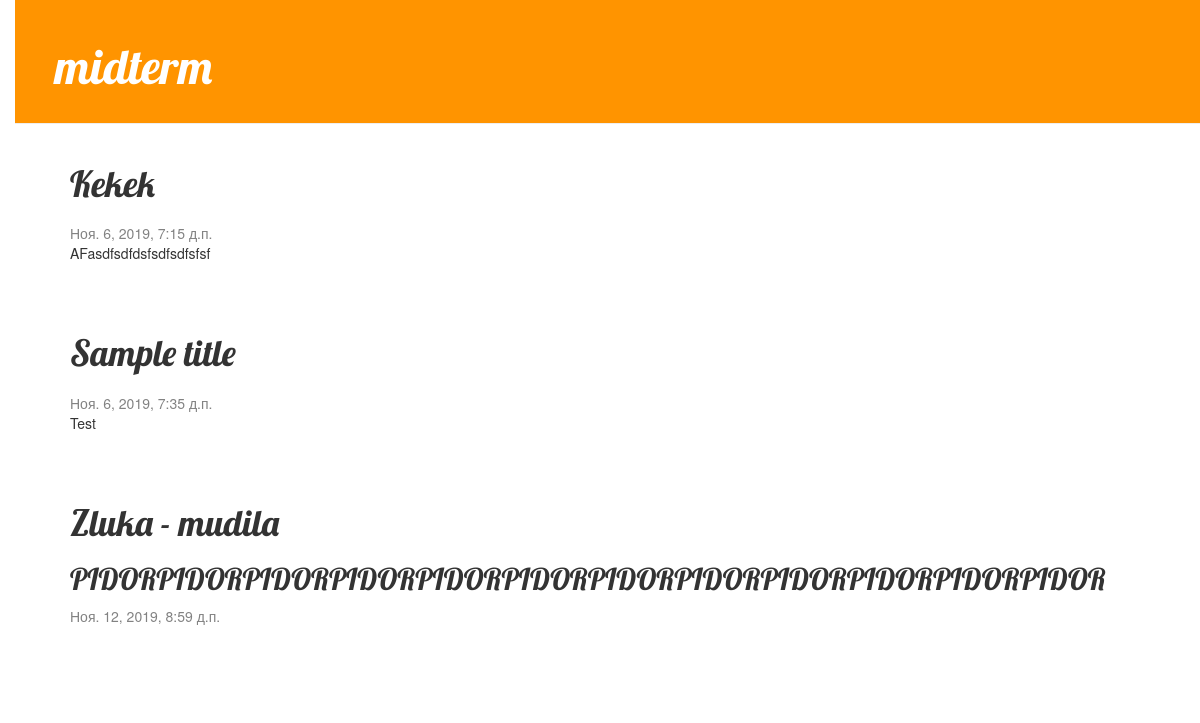
The page / on the database its author committed.
### blog/models.py (models this page shows, shortened)
class Post(models.Model):
    post_author = models.CharField(max_length=200, default='')
    post = models.TextField()
    title = models.CharField(max_length=200)
    scheduled_date = models.DateTimeField(default=timezone.now)
    published_date = models.DateTimeField(default=timezone.now)

### blog/views.py (the view)
# urls.py: path('', views.post_list, name='post_list'),
def post_list(request):
    posts = Post.objects.filter(published_date__lte=timezone.now()).order_by('published_date')
    return render(request, 'blog/post_list.html', {'posts': posts})

### blog/templates/blog/post_list.html
{% extends 'blog/base.html' %}
{% block content %}
    {% for post in posts %}
    <h1>{{ post.title }}</h1>
       <h2>{{ post.post_author }}</h2>
        <div class="post">
            <div class="date">
                {{ post.published_date }}
            </div>
            <p>{{ post.post|linebreaksbr }}</p>
        </div>
    {% endfor %}
{% endblock %}

### blog/templates/blog/base.html (shortened to what this page needs)
{% load static %}
<html>
    <head>
        <link rel="stylesheet" href="//maxcdn.bootstrapcdn.com/bootstrap/3.2.0/css/bootstrap.min.css">
        <link rel="stylesheet" href="//maxcdn.bootstrapcdn.com/bootstrap/3.2.0/css/bootstrap-theme.min.css">
        <link rel="stylesheet" href="{% static 'css/blog.css' %}">
    </head>
    <body>
        <body>
            <div class="page-header">
                <h1><a href="{% url 'post_list' %}">midterm</a></h1>
            </div>
            <div class="content container">
                <div class="row">
                    <div class="col-md-8">
                    {% block content %}
                    {% endblock %}
                    </div>
                </div>
            </div>
        </body>
    </body>
</html>

### blog/static/css/blog.css (style rules this page uses)
h1 a { color: #FCA205; font-family: 'Lobster'; }
body { padding-left: 15px; }
.page-header { background-color: #ff9400; margin-top: 0; padding: 20px 20px 20px 40px; }
.page-header h1, .page-header h1 a, .page-header h1 a:visited, .page-header h1 a:active { color: #ffffff; font-size: 36pt; text-decoration: none; }
.content { margin-left: 40px; }
h1, h2, h3, h4 { font-family: 'Lobster', cursive; }
.date { color: #828282; }
.post { margin-bottom: 70px; }

### rows shown on the page
Post: title "Kekek", published_date "Ноя. 6, 2019, 7:15 д.п.", post "AFasdfsdfdsfsdfsdfsfsf"
Post: title "Sample title", published_date "Ноя. 6, 2019, 7:35 д.п.", post "Test"
Post: title "Zluka - mudila", post_author "PIDORPIDORPIDORPIDORPIDORPIDORPIDORPIDORPIDORPIDORPIDORPIDOR", published_date "Ноя. 12, 2019, 8:59 д.п."
